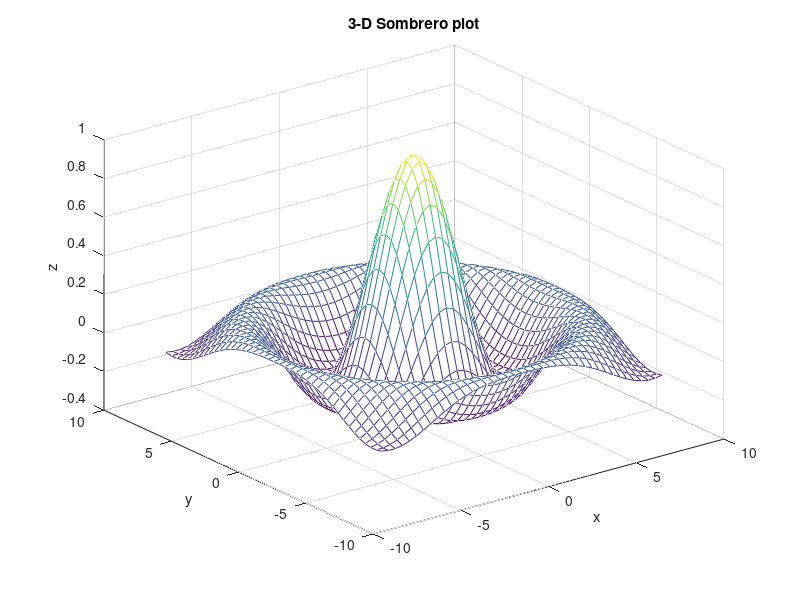

This figure's MATLAB source:
x = y = linspace(-8, 8, 41);
[xx, yy] = meshgrid(x, y);
r = sqrt(xx.^2 + yy.^2) + eps;
z = sin(r) ./ r;
mesh(x, y, z);
xlabel("x");
ylabel("y");
zlabel("z");
title("3-D Sombrero plot"); 